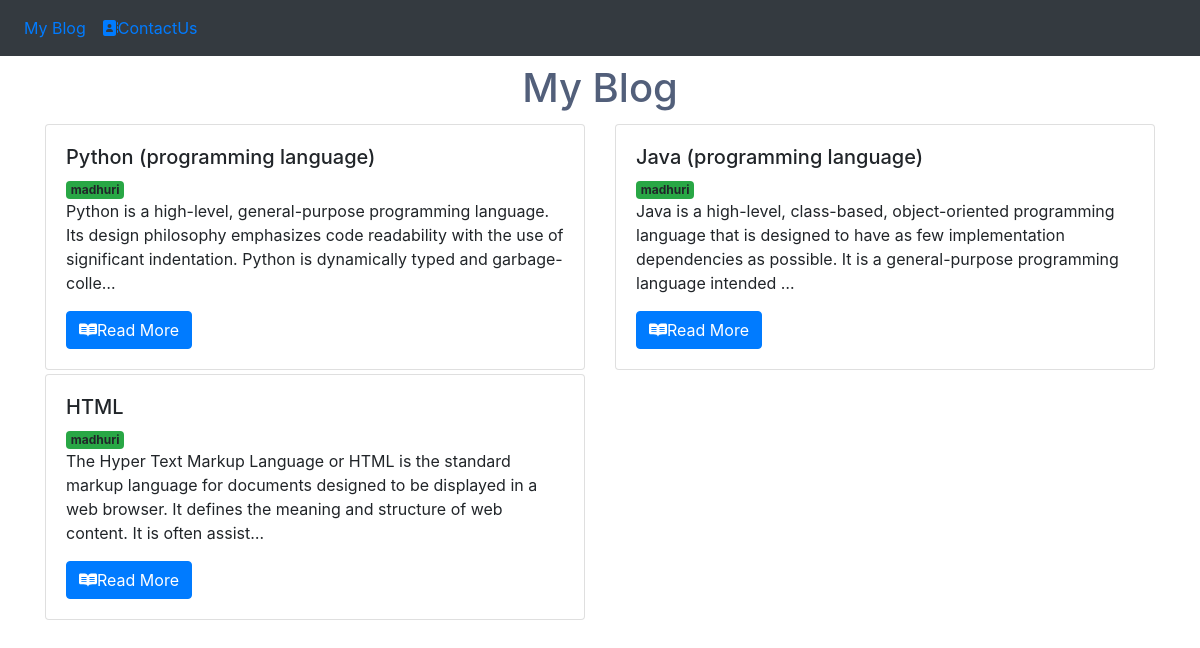
The page /mypost/ on the database its author committed.
### blog/models.py (models this page shows, shortened)
class Blog(models.Model):
    name = models.CharField(max_length=100)
    author = models.ForeignKey(User, on_delete=models.CASCADE,null=True)
    description=RichTextField()
    mini_description=models.TextField()
    post_date = models.DateField(default=date.today)
    slug = models.CharField(max_length=1000, null=True, blank=True)

### blog/views.py (the view)
# urls.py: path('mypost/', views.myPost, name='my-post'),
def myPost(request):
    all_blogs=Blog.objects.all()
    context={
        'blogs':all_blogs
    }
    return render(request, 'mypost.html',context)

### templates/mypost.html (shortened to what this page needs)
{% extends 'base.html'%}
{% block content %}
{% load static %}
<!DOCTYPE html>
<html>
<head>
  <link rel="stylesheet" href="{% static 'style.css' %}" />
  </head>
<body>
<h1 class="color">My Blog</h1>
    <div class="row">
      {% for data in blogs %}
      <div class="col-sm-6 mt-1">
        <div class="card">
          <div class="card-body">
            <h5 class="card-title">{{ data.name }}</h5>
            <span class="badge bg-success">{{data.author}}</span>
            <p class="card-text">{{ data.mini_description| truncatechars:200|safe}}</p>
            <a href="{% url 'blog_detail' data.slug %}" class="btn btn-primary"><i class="fa-brands fa-readme"></i>Read More</a>
            </div>
        </div>
      </div>
    {% endfor %}
     </div>
  </body>
</html>
{% endblock content %}

### templates/base.html (shortened to what this page needs)
{% load static %}
<!DOCTYPE html>
<html lang="en">
<head>
    <link rel="stylesheet" href="https://cdn.jsdelivr.net/npm/bootstrap@4.0.0/dist/css/bootstrap.min.css"
>
        <link href="{% static 'fontawesomefree/css/all.min.css' %}" rel="stylesheet" type="text/css">
</head>
<body>
    <nav class="navbar navbar-expand-lg bg-dark text-white">
          <div class="collapse navbar-collapse" id="navbarSupportedContent">
            <ul class="navbar-nav me-auto mb-2 mb-lg-0">
              <li class="nav-item">
                <a class="nav-link active " aria-current="page" href="{% url 'my-post' %}">My Blog</a>
              </li>
              <li class="nav-item">
                <a class="nav-link" href="{% url 'contact_us' %}"><i class="fa-solid fa-address-book"></i>ContactUs</a>
              </li>
            </ul>
        </div>
      </nav>
      <div class="container my-2">
        {% block content %}
        {% endblock content %}
    </div>
</body>
</html>

### static/style.css (style rules this page uses)
.color { color:#525f7a; text-align: center; }

### rows shown on the page
Blog: name "Python (programming language)", author "madhuri", mini_description "Python is a high-level, general-purpose programming language. Its design philosophy emphasizes code readability with the use of significant indentation. Python is dynamically typed and garbage-colle…"
Blog: name "Java (programming language)", author "madhuri", mini_description "Java is a high-level, class-based, object-oriented programming language that is designed to have as few implementation dependencies as possible. It is a general-purpose programming language intended …"
Blog: name "HTML", author "madhuri", mini_description "The Hyper Text Markup Language or HTML is the standard markup language for documents designed to be displayed in a web browser. It defines the meaning and structure of web content. It is often assist…"
